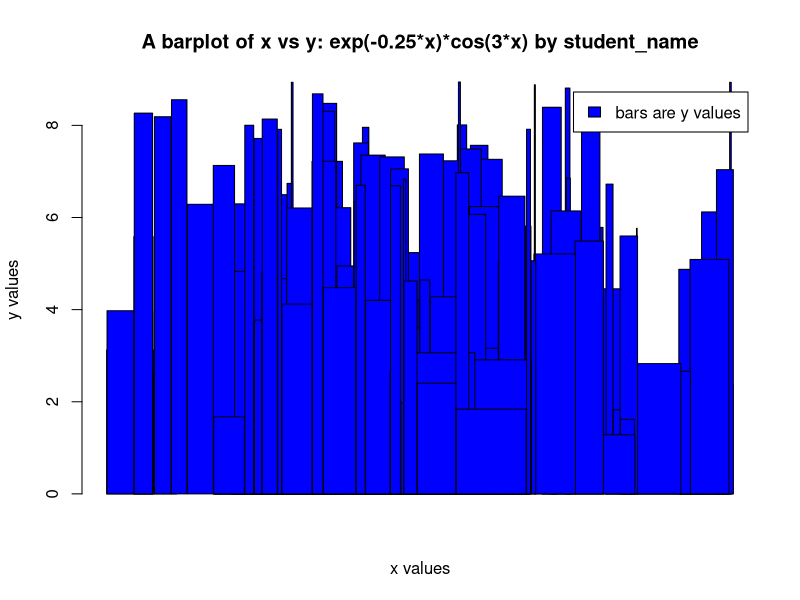

Recreate this plot in R.

# This code is done in R
# If u are doing in some other coding language, search for similar codes in that language

# for same regenaration
set.seed(1)

# taken randomly generated 150 numbers from range 1 to 9 (between 0 to 10) 
x = runif(150, min = 1, max = 9)

# Y values are obtained from th function mentioned in the question
y = function(x) exp(-0.25*x)*cos(3*x)
result = y(x)

#plotting it in a barplot
# main = title, legend is shown
# x, y axis are shown
# replace student name with your name
barplot(x, result, main = "A barplot of x vs y: exp(-0.25*x)*cos(3*x) by student_name",
        col = 'blue', xlab = 'x values', 
        ylab = 'y values', legend.text = 'bars are y values')
